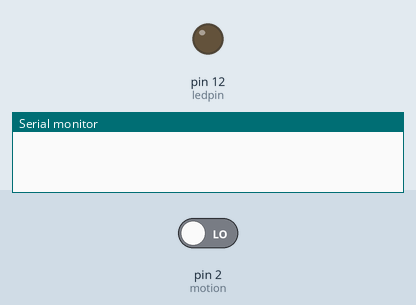
Recording of a sketch running on a simulated Arduino Uno, built with avr-gcc and run on an emulated ATmega328P. Parts: output pins drawn as LEDs (lit = HIGH), the last lines printed to the serial monitor. The test bench sets the inputs (shaded band); at power-on: pin 2 (motion) LOW.

Above: at 2.8 s.
2.9 s: pin 2 (motion) driven HIGH
At 3.9 s:
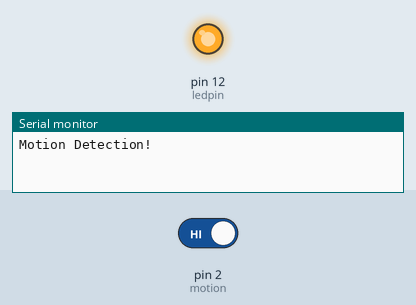
4.5 s: pin 2 (motion) driven LOW
At 8.2 s:
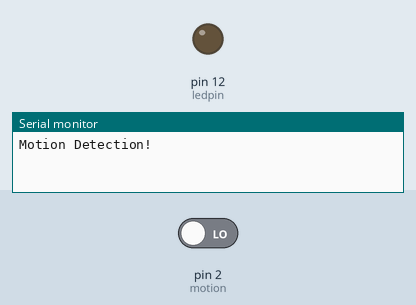
Timing chart, 0 to 9.7 s (numbered marks = the images above; inputs shaded):
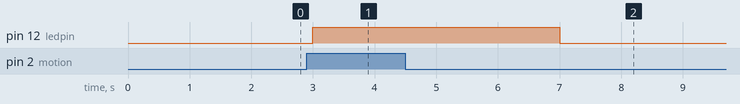

Measured:
- after the input at 2.9 s, pin 12 (ledpin): LOW → HIGH after 0.10 s
- after the input at 4.5 s, pin 12 (ledpin): HIGH → LOW after 2.5 s

The sketch:

0603_Motionsensor.ino
```cpp
int motion = 2;
int ledpin = 12;

void setup()
{
  pinMode(motion, INPUT);
  pinMode(ledpin, OUTPUT);
  Serial.begin(9600);
}

void loop()
{
  int sensor = digitalRead(motion);
  if (sensor == 1){
    digitalWrite(ledpin, HIGH);
    Serial.println("Motion Detection!");
    delay(3000);
  }
  else{ digitalWrite(ledpin, LOW); }
  delay(1000);
}
   
```
